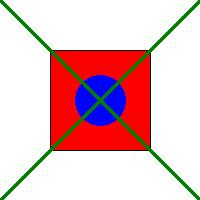
#> input picture Segundo/Ejercicios/Programación de procesos y servicios/001-Programación multiproceso/003-Hilos/josevicente.jpg, 200 x 200 px
$ python desenfoque_imagen.py
#> lines starting #> are read from the running program, lines starting #| are printed output that depends on the picture
from PIL import Image
import time

# Abrir la imagen original
imagen = Image.open("josevicente.jpg")
#> imagen is the input picture: PIL image 200x200 RGB; mean R, G, B 227.8, 189.9, 193.9
pixeles = imagen.load()

# Obtener dimensiones
ancho, alto = imagen.size
#> ancho = 200; alto = 200

# Crear una nueva imagen para el resultado
imagen_desenfocada = Image.new("RGB", (ancho, alto))
#> imagen_desenfocada: PIL image 200x200 RGB; every value is 0
pixeles_nuevos = imagen_desenfocada.load()

# Iniciar temporizador
inicio = time.time()

# Recorrer cada píxel y aplicar desenfoque simple
for y in range(1, alto - 1):
    for x in range(1, ancho - 1):
        # Obtener valores RGB de los píxeles vecinos
        r_total = 0
        g_total = 0
        b_total = 0
        count = 0

        # Recorrer los 8 píxeles vecinos más el actual
        for dy in [-1, 0, 1]:
            for dx in [-1, 0, 1]:
                nx, ny = x + dx, y + dy
                if 0 <= nx < ancho and 0 <= ny < alto:
                    r, g, b = pixeles[nx, ny]
                    r_total += r
                    g_total += g
                    b_total += b
                    count += 1

        # Calcular el promedio
        r_promedio = r_total // count
        g_promedio = g_total // count
        b_promedio = b_total // count

        # Asignar el nuevo valor
        pixeles_nuevos[x, y] = (r_promedio, g_promedio, b_promedio)

# Detener temporizador
fin = time.time()
tiempo_total = fin - inicio

# Guardar la imagen desenfocada
imagen_desenfocada.save("josevicente2.jpg")
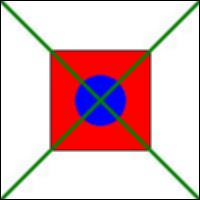
#> saved as josevicente2.jpg: PIL image 200x200 RGB; mean R, G, B 222.7, 184.7, 188.9

print(f"Proceso completado en {tiempo_total:.2f} segundos")
print("Imagen guardada como josevicente2.jpg")
